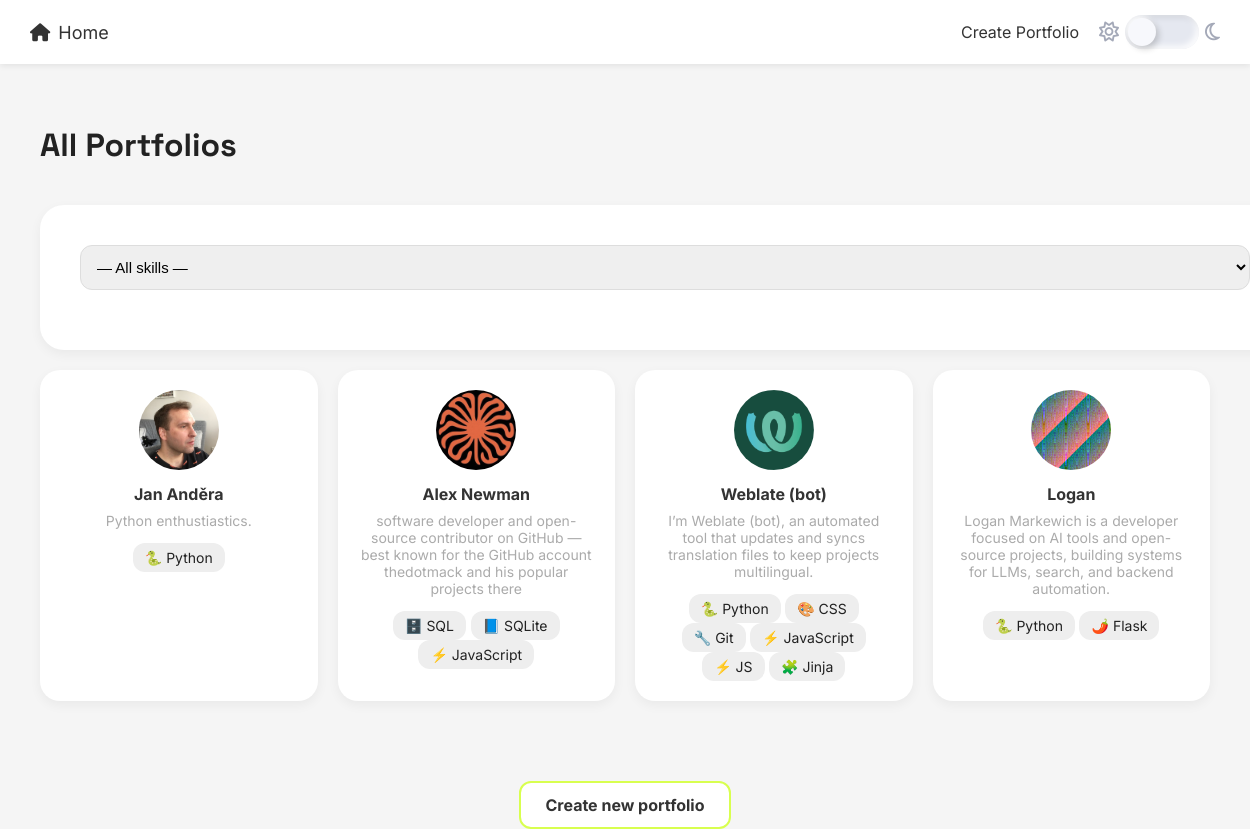
The page / on the database its author committed.
### tables this page shows
CREATE TABLE users (
    id INTEGER PRIMARY KEY AUTOINCREMENT,
    uuid TEXT UNIQUE NOT NULL,
    name TEXT NOT NULL,
    bio TEXT,
    github TEXT,
    telegram TEXT,
    avatar TEXT,
    skills TEXT
);

### main.py (the view)
@app.route("/")
def hello_world():
    theme = session.get('theme', 'light')
    conn = sqlite3.connect("sqlite.db")
    conn.row_factory = sqlite3.Row
    cursor = conn.cursor()
    cursor.execute("SELECT * FROM users")
    rows = cursor.fetchall()
    conn.close()
    filter_skill = request.args.get('skill')
    if filter_skill:
        filter_skill = filter_skill.strip().lower()
    else:
        filter_skill = None
    portfolios = []
    for row in rows:
        skills_str = row["skills"] or ""
        skills_lower = [s.strip().lower() for s in skills_str.split(",") if s.strip()]
        if filter_skill is None or filter_skill in skills_lower:
            portfolios.append(row)
    tool_icons = {
        "Python": "🐍", "Flask": "🌶️", "HTML": "🗒️", "CSS": "🎨", "HTML/CSS": "🖌️",
        "Git": "🔧", "GitHub": "🧘", "Telegram": "✈️", "SQL": "🗄️", "SQLite": "📘",
        "JavaScript": "⚡️", "JS": "⚡️", "Jinja": "🧩"
    }
    return render_template(
        "all_portfolios.html",
        portfolios=portfolios,
        theme=theme,
        tool_icons=tool_icons,
        current_skill=filter_skill or ""
    )

### templates/all_portfolios.html (shortened to what this page needs)
<!DOCTYPE html>
<html lang="en">
<head>
    <link rel="stylesheet"
      href="https://cdnjs.cloudflare.com/ajax/libs/font-awesome/6.5.1/css/all.min.css"
 />
    {% if theme == 'dark' %}
      <link rel="stylesheet" href="{{ url_for('static', filename='style-dark.css') }}">
    {% else %}
      <link rel="stylesheet" href="{{ url_for('static', filename='style.css') }}">
    {% endif %}
</head>
<body>
    {% include "_header.html" %}
    <div class="all-portfolio-container">
        <h1 class="all-title">All Portfolios</h1>
        <form method="GET" action="/" style="max-width: 100%; margin-top: 20px; margin-bottom: 20px;">
            <select class="form-select"
                    name="skill"
                    onchange="this.form.submit()">
                <option value="">— All skills —</option>
            </select>
        </form>
        <div class="grid">
            {% for portfolio in portfolios %}
                <div class="card">
                    <img src="{{ url_for('static',
                        filename=portfolio['avatar'] if portfolio['avatar'] else 'placeholder.png') }}"
                        alt="{{ portfolio['name'] }}">
                    <a href="{{ url_for('view_portfolio', uuid=portfolio['uuid']) }}" >{{ portfolio['name'] }}</a>
                    <p class="bio-preview">{{ portfolio['bio'] }}</p>
                    <div class="tool-list">
                        {% for tech, icon in tool_icons.items() %}
                            {% if portfolio['skills'] and tech in portfolio['skills'] %}
                                <span class="badge">{{ icon }} {{ tech }}</span>
                            {% endif %}
                        {% endfor %}
                    </div>
                </div>
            {% endfor %}
        </div>
    </div>
    <div style="text-align: center; margin-top: 40px;">
        <a href="{{url_for('form')}}" class="button-secondary">Create new portfolio</a>
    </div>
</body>
</html>

### templates/_header.html
<header class="main-header">
    <a href="{{ url_for('hello_world') }}" class="logo"><i class="fa-solid fa-house"></i>Home</a>
    <nav class="nav-menu">
        <a href="{{ url_for('form') }}">Create Portfolio</a>
        <div class="theme-toggle">
            <span class="theme-icon">
                <i class="fa-regular fa-sun"></i>
            </span>
            <a href="{{ url_for('set_theme', theme='dark' if theme == 'light' else 'light') }}"
               class="theme-switch {% if theme == 'dark' %}theme-switch--dark{% endif %}">
                <span class="theme-switch__thumb"></span>
            </a>
            <span class="theme-icon">
                <i class="fa-regular fa-moon"></i>
            </span>
        </div>
    </nav>
</header>

### static/style.css (style rules this page uses)
.theme-toggle { display: inline-flex; align-items: center; gap: 6px; }
.theme-icon i { font-size: 20px; color: #a4a9b8; }
.theme-switch { position: relative; display: block; width: 74px; height: 34px; border-radius: 999px; background: #e5e8f0; box-shadow: inset 3px 3px 6px rgba(0, 0, 0, 0.08), inset -3px -3px 6px rgba(255, 255, 255, 0.9); text-decoration: none; transition: background 0.25s ease, box-shadow 0.25s ease; }
.theme-switch__thumb { position: absolute; top: 3px; left: 3px; width: 28px; height: 28px; border-radius: 50%; background: #f7f8fc; box-shadow: 3px 3px 6px rgba(0, 0, 0, 0.18), -3px -3px 6px rgba(255, 255, 255, 0.95); transition: all 0.25s ease; }
.main-header { display: flex; justify-content: space-between; align-items: center; padding: 15px 30px; background: #ffffff; box-shadow: 0 2px 6px rgba(0,0,0,0.08); position: sticky; top: 0; z-index: 100; }
.main-header .logo { font-size: 18px; font-weight: regular; text-decoration: none; color: #333; }
.nav-menu { display: flex; align-items: center; gap: 20px; }
.logo i { margin-right: 8px; }
.nav-menu a { text-decoration: none; font-size: 16px; color: #333; }
img { width: 200px; height: 200px; border-radius: 50%; object-fit: cover; }
body { margin: 0; font-family: 'Inter', sans-serif; background: #f5f5f5; color: #222; min-height: 100vh; }
h1, h2, h3 { font-family: 'Space Grotesk', sans-serif; }
.all-portfolio-container { padding: 40px; max-width: 1200px; margin: 0 auto; }
.all-title { padding-bottom: 20px; font-size: 32px; }
form { max-width: 600px; width: 100%; background: white; padding: 40px; margin: auto; border-radius: 24px; box-shadow: 0 4px 12px rgba(0,0,0,0.05); }
input[type="text"], input[type="file"], textarea, select { width: 100%; padding: 12px; border: 1px solid #ddd; border-radius: 12px; font-size: 15px; margin-bottom: 20px; box-sizing: border-box; transition: border-color 0.3s ease; }
h1 { font-size: 24px; margin-bottom: 5px; }
.badge { background: #eee; padding: 6px 12px; border-radius: 12px; font-size: 14px; display: inline-flex; align-items: center; gap: 6px; }
.grid { display: grid; grid-template-columns: repeat(auto-fill, minmax(220px, 1fr)); gap: 20px; width: 100%; }
.card { background: white; border-radius: 20px; padding: 20px; box-shadow: 0 4px 12px rgba(0,0,0,0.05); text-align: center; transition: transform 0.2s ease; }
.card img { width: 80px; height: 80px; border-radius: 50%; object-fit: cover; }
.card a { text-decoration: none; color: #333; font-weight: bold; display: block; margin-top: 10px; }
.bio-preview { font-size: 14px; color: #ababab; margin-top: 8px; }
.button-secondary { display: inline-block; padding: 12px 24px; background-color: #fff; color: #333; border: 2px solid #d8ff4f; border-radius: 12px; font-weight: bold; text-decoration: none; transition: all 0.2s ease; }

### rows shown on the page
users: avatar (picture), name "Jan Anděra", bio "Python enthustiastics.", tool_icons "🐍", tool_icons "Python"
users: avatar (picture), name "Alex Newman", bio "software developer and open-source contributor on GitHub — best known for the GitHub account thedotmack and his popular projects there", tool_icons "🗄️" "📘" "⚡️", tool_icons "SQL" "SQLite" "JavaScript"
users: avatar (picture), name "Weblate (bot)", bio "I’m Weblate (bot), an automated tool that updates and syncs translation files to keep projects multilingual.", tool_icons "🐍" "🎨" "🔧" "⚡️" "⚡️" "🧩", tool_icons "Python" "CSS" "Git" "JavaScript" "JS" "Jinja"
users: avatar (picture), name "Logan", bio "Logan Markewich is a developer focused on AI tools and open-source projects, building systems for LLMs, search, and backend automation.", tool_icons "🐍" "🌶️", tool_icons "Python" "Flask"
